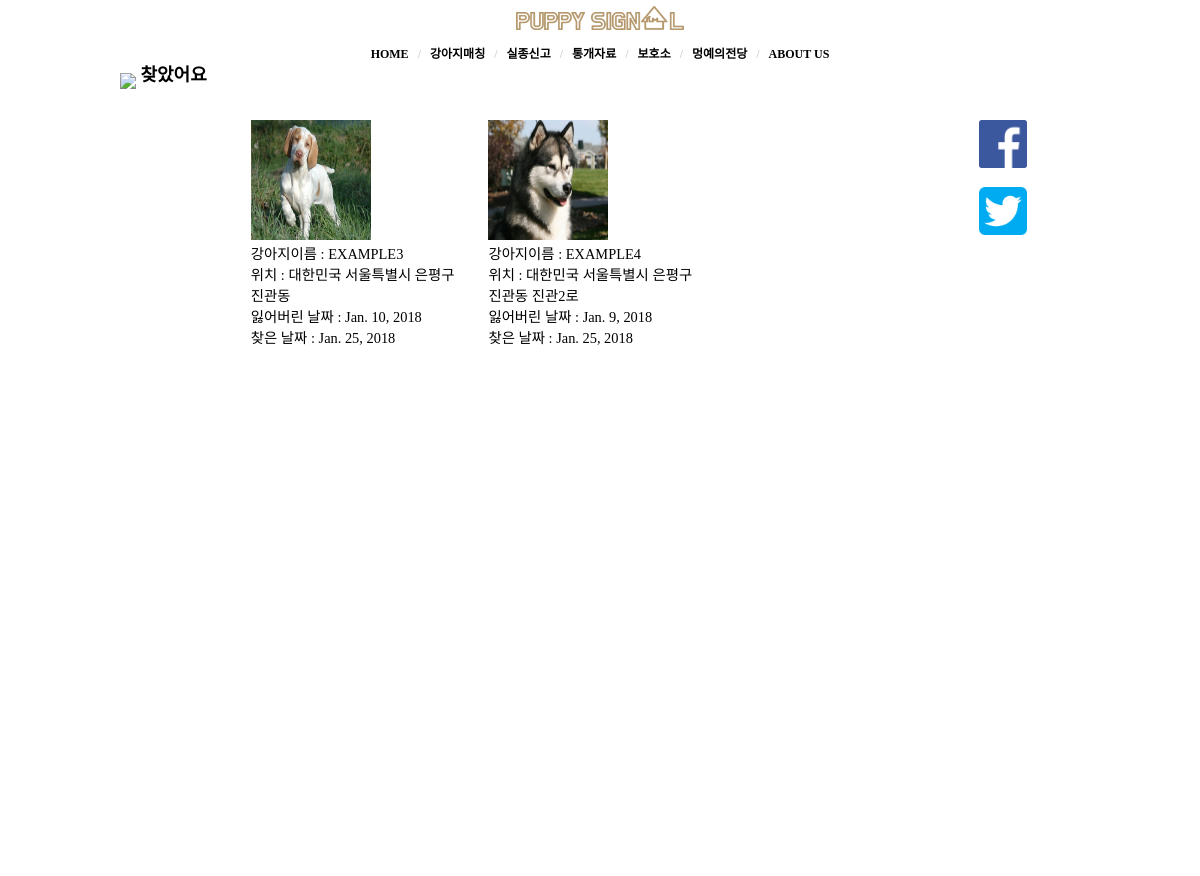
The page /complete_dog/ on the database its author committed.
### dogapp/models.py (models this page shows, shortened)
class CompleteMarker(models.Model) :
	location_name = models.CharField(max_length=200)
	dog_name = models.CharField(max_length=40, default='unknown')
	img_src = models.CharField(max_length=400, default='../../media/dog.png')
	created_at = models.DateField(default=timezone.now)
	losted_at = models.DateField(default=timezone.now)
	feature = models.CharField(max_length=1000, default='')
	phone = models.CharField(max_length=20, default='000-0000-000')
	reward = models.CharField(max_length=20, default='0000')
	completed_at = models.DateField(default=timezone.now)
	x = models.FloatField(default=0.0)
	y = models.FloatField(default=0.0)
	psw = models.CharField(max_length=15, default='0000')

### dogapp/views.py (the view)
# urls.py: url(r'^complete_dog/', views.CompleteDogView),
def CompleteDogView(request) :
	dogs = CompleteMarker.objects.all()
	context = {'dogs' : dogs}
	return render(request, './complete_dog.html', context)

### dogapp/templates/complete_dog.html (shortened to what this page needs)
<!DOCTYPE html>
<html>
<head>
</head>
<body>
	<div class='top'>
      <div class='top_logo'>
        <img class='top_logo_img' src="../../static/img/logo_txt_color.png">
      </div>
      <div class='top_nav'>
        <a href="../"><span class="menu" id="w"> HOME </span></a>
        <span class='menu_slash'> / </span>
        <a href="../matching"><span class="menu" id="tmp"> 강아지매칭 </span></a>
        <span class='menu_slash'> / </span>
        <a href="../notice"><span class="menu" id="h"> 실종신고 </span></a>
        <span class='menu_slash'> / </span>
        <a href="../stats"><span class="menu" id="h"> 통개자료 </span></a>
        <span class='menu_slash'> / </span>
        <a href="../shelter"><span class="menu" id="h"> 보호소 </span></a>
        <span class='menu_slash'> / </span>
        <a href="../donator"><span class="menu" id="h"> 멍예의전당 </span></a>
        <span class='menu_slash'> / </span>
        <a href="../about_us"><span class="menu"> ABOUT US </span></a>
      </div>
  </div>
	<div class="top_title">
		<div class="logo_img_div">
			<p style="font-size: 1.5vw; font-weight: 900;">
			<img src="../../static/img/logo_img_color.png" align="middle" style="width: 5vw; height: auto;">
			 찾았어요
			</p>
		</div>
	</div>
	<div class="side_bar">
		<div class="side_bar_content">
			<div class="sharing_icon">
        <a href="javascript:sharefacebook('http://puppysignal.com/complete_dog/')">
				<img class='contact_sns_icon' src="../../static/img/facebook_img2.png" align="middle"></a>
			</div>
			<div class="sharing_icon">
        <a href="javascript:sharetwitter('http://puppysignal.com/complete_dog/')">
				<img class='contact_sns_icon' src="../../static/img/twitter_img2.png" align="middle"></a>
			</div>
		</div>
	</div>
	<div class="middle">
    {% for dog in dogs%}
      <div class="" style="width: 30%; margin-left: 1.5%; margin-right: 1.5%; float: left;">
        <div class="">
          <img class="complete_dog_img" src="{{dog.img_src}}" style="">
        </div>
        <div class="complete_dog_content">
          강아지이름 : {{dog.dog_name}}<br>
          위치 : {{dog.location_name}}<br>
          잃어버린 날짜 : {{dog.losted_at}}<br>
          찾은 날짜 : {{dog.completed_at}}
        </div>
      </div>
    {% endfor %}
	</div>
</body>
</html>

### dogapp/templates/complete_dog.html (style rules this page uses)
* { font-family: 'Hanna', serif; }
body, html { width: 100%; }
html { font-size: 62.5%; }
* { margin: 0; }
@media (min-width:750px) { * { margin: 0; } }
@media (min-width:750px) { .top { width: 100%; position: fixed; z-index: 3; top : 0; height: 5vw; background-color: white; } }
@media (min-width:750px) { .top_logo { position: relative; margin-top: 0.5vw; margin-left: 50%; -webkit-transform: translate(-50%, 0%); -ms-transform: translate(-50%, 0%); -moz-transform: translate(-50%, 0%); -o-transform: translate(-50%, 0%); transform: translate(-50%, 0%); width: 30%; text-align: center; font-weight: 900; } }
@media (min-width:750px) { .top_nav { position: relative; width: 50%; margin-left: 50%; -webkit-transform: translate(-50%, 0%); -ms-transform: translate(-50%, 0%); -moz-transform: translate(-50%, 0%); -o-transform: translate(-50%, 0%); transform: translate(-50%, 0%); text-align: center; margin-top: 1%; } }
@media (min-width:750px) { .menu { margin-left: 0.5vw; margin-right: 0.5vw; color: black; font-size: 1vw; font-weight: 900; } }
@media (min-width:750px) { .top_logo_img { width: 14vw; height: 2vw; margin: 0; } }
@media (min-width:750px) { .menu_slash { color: #BDBDBD; font-size: 1vw; } }
@media (min-width:750px) { .top_nav a { text-decoration: none; } }
@media (min-width:750px) { .top_title { width: 100%; background-color: white; height: 5vw; } }
@media (min-width:750px) { .logo_img_div { width: 80%; height: 100%; background-color: white; margin: auto; margin-top: 5%; } }
@media (min-width:750px) { html { font-size: 62.5%; } }
@media (min-width:750px) { .middle { width: 60%; height: 63vw; margin: auto; background-color: white; } }
@media (min-width:750px) { .complete_dog_img { width: 10vw; height: 10vw; } }
@media (min-width:750px) { .complete_dog_content { font-size: 1.2vw; } }
@media (min-width:750px) { .side_bar { width: 20%; position: fixed; right: 0; height: 50%; background-color: white; } }
@media (min-width:750px) { .side_bar_content { width: 20%; position: relative; background-color: white; height: 100%; } }
@media (min-width:750px) { .sharing_icon { width: 100%; margin-bottom: 40%; margin-left: 40%; } }
@media (min-width:750px) { .contact_sns_icon { width: 100%; } }

### rows shown on the page
CompleteMarker: img_src (picture), dog_name "EXAMPLE3", location_name "대한민국 서울특별시 은평구 진관동", losted_at "Jan. 10, 2018", completed_at "Jan. 25, 2018"
CompleteMarker: img_src (picture), dog_name "EXAMPLE4", location_name "대한민국 서울특별시 은평구 진관동 진관2로", losted_at "Jan. 9, 2018", completed_at "Jan. 25, 2018"
